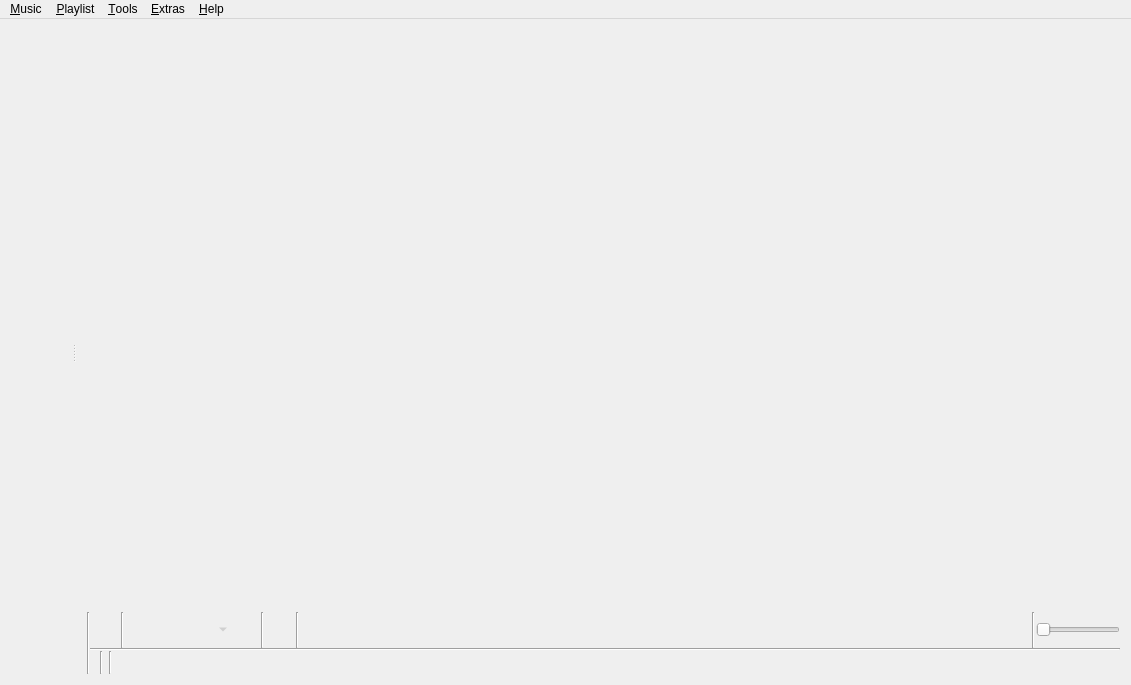
<?xml version="1.0" encoding="UTF-8"?>
<ui version="4.0">
 <class>MainWindow</class>
 <widget class="QMainWindow" name="MainWindow">
  <property name="geometry">
   <rect>
    <x>0</x>
    <y>0</y>
    <width>1131</width>
    <height>685</height>
   </rect>
  </property>
  <property name="windowTitle">
   <string>Clementine</string>
  </property>
  <property name="windowIcon">
   <iconset resource="../../data/data.qrc">
    <normaloff>:/icon.png</normaloff>:/icon.png</iconset>
  </property>
  <widget class="QWidget" name="centralWidget">
   <layout class="QVBoxLayout" name="verticalLayout_8">
    <property name="spacing">
     <number>0</number>
    </property>
    <property name="margin">
     <number>0</number>
    </property>
    <item>
     <widget class="QSplitter" name="splitter">
      <property name="orientation">
       <enum>Qt::Horizontal</enum>
      </property>
      <widget class="QWidget" name="sidebar_layout">
       <layout class="QVBoxLayout" name="verticalLayout_4">
        <property name="spacing">
         <number>0</number>
        </property>
        <item>
         <widget class="FancyTabWidget" name="tabs" native="true"/>
        </item>
        <item>
         <widget class="NowPlayingWidget" name="now_playing" native="true"/>
        </item>
       </layout>
      </widget>
      <widget class="QWidget" name="playlist_layout">
       <layout class="QVBoxLayout" name="verticalLayout_7">
        <property name="spacing">
         <number>0</number>
        </property>
        <item>
         <widget class="PlaylistContainer" name="playlist" native="true">
          <property name="sizePolicy">
           <sizepolicy hsizetype="Preferred" vsizetype="Expanding">
            <horstretch>0</horstretch>
            <verstretch>0</verstretch>
           </sizepolicy>
          </property>
          <addaction name="action_edit_track"/>
          <addaction name="action_edit_value"/>
         </widget>
        </item>
        <item>
         <layout class="QHBoxLayout" name="horizontalLayout_4">
          <property name="spacing">
           <number>0</number>
          </property>
          <item>
           <widget class="Line" name="line_6">
            <property name="orientation">
             <enum>Qt::Vertical</enum>
            </property>
           </widget>
          </item>
          <item>
           <widget class="QWidget" name="player_controls_container" native="true">
            <layout class="QVBoxLayout" name="player_controls_layout">
             <property name="spacing">
              <number>0</number>
             </property>
             <property name="margin">
              <number>0</number>
             </property>
             <item>
              <widget class="QFrame" name="player_controls">
               <property name="frameShape">
                <enum>QFrame::NoFrame</enum>
               </property>
               <layout class="QHBoxLayout" name="horizontalLayout_2">
                <property name="spacing">
                 <number>1</number>
                </property>
                <property name="margin">
                 <number>0</number>
                </property>
                <item>
                 <widget class="QToolButton" name="clear_playlist_button">
                  <property name="iconSize">
                   <size>
                    <width>22</width>
                    <height>22</height>
                   </size>
                  </property>
                  <property name="autoRaise">
                   <bool>true</bool>
                  </property>
                 </widget>
                </item>
                <item>
                 <widget class="Line" name="line_3">
                  <property name="orientation">
                   <enum>Qt::Vertical</enum>
                  </property>
                 </widget>
                </item>
                <item>
                 <widget class="QToolButton" name="back_button">
                  <property name="iconSize">
                   <size>
                    <width>22</width>
                    <height>22</height>
                   </size>
                  </property>
                  <property name="autoRaise">
                   <bool>true</bool>
                  </property>
                 </widget>
                </item>
                <item>
                 <widget class="QToolButton" name="pause_play_button">
                  <property name="iconSize">
                   <size>
                    <width>22</width>
                    <height>22</height>
                   </size>
                  </property>
                  <property name="autoRaise">
                   <bool>true</bool>
                  </property>
                 </widget>
                </item>
                <item>
                 <widget class="QToolButton" name="stop_button">
                  <property name="enabled">
                   <bool>false</bool>
                  </property>
                  <property name="iconSize">
                   <size>
                    <width>22</width>
                    <height>22</height>
                   </size>
                  </property>
                  <property name="popupMode">
                   <enum>QToolButton::MenuButtonPopup</enum>
                  </property>
                  <property name="autoRaise">
                   <bool>true</bool>
                  </property>
                 </widget>
                </item>
                <item>
                 <widget class="QToolButton" name="forward_button">
                  <property name="iconSize">
                   <size>
                    <width>22</width>
                    <height>22</height>
                   </size>
                  </property>
                  <property name="autoRaise">
                   <bool>true</bool>
                  </property>
                 </widget>
                </item>
                <item>
                 <widget class="QWidget" name="last_fm_controls" native="true">
                  <layout class="QHBoxLayout" name="horizontalLayout_3">
                   <property name="spacing">
                    <number>1</number>
                   </property>
                   <property name="margin">
                    <number>0</number>
                   </property>
                   <item>
                    <widget class="Line" name="lastfm_line">
                     <property name="orientation">
                      <enum>Qt::Vertical</enum>
                     </property>
                    </widget>
                   </item>
                   <item>
                    <widget class="QToolButton" name="love_button">
                     <property name="iconSize">
                      <size>
                       <width>22</width>
                       <height>22</height>
                      </size>
                     </property>
                     <property name="autoRaise">
                      <bool>true</bool>
                     </property>
                    </widget>
                   </item>
                  </layout>
                 </widget>
                </item>
                <item>
                 <widget class="Line" name="line">
                  <property name="orientation">
                   <enum>Qt::Vertical</enum>
                  </property>
                 </widget>
                </item>
                <item>
                 <widget class="AnalyzerContainer" name="analyzer" native="true">
                  <property name="sizePolicy">
                   <sizepolicy hsizetype="Expanding" vsizetype="Preferred">
                    <horstretch>100</horstretch>
                    <verstretch>0</verstretch>
                   </sizepolicy>
                  </property>
                  <property name="minimumSize">
                   <size>
                    <width>0</width>
                    <height>36</height>
                   </size>
                  </property>
                 </widget>
                </item>
                <item>
                 <spacer name="horizontalSpacer">
                  <property name="orientation">
                   <enum>Qt::Horizontal</enum>
                  </property>
                  <property name="sizeType">
                   <enum>QSizePolicy::Expanding</enum>
                  </property>
                  <property name="sizeHint" stdset="0">
                   <size>
                    <width>0</width>
                    <height>0</height>
                   </size>
                  </property>
                 </spacer>
                </item>
                <item>
                 <widget class="Line" name="line_4">
                  <property name="orientation">
                   <enum>Qt::Vertical</enum>
                  </property>
                 </widget>
                </item>
                <item>
                 <widget class="Amarok::VolumeSlider" name="volume">
                  <property name="sizePolicy">
                   <sizepolicy hsizetype="Minimum" vsizetype="Fixed">
                    <horstretch>0</horstretch>
                    <verstretch>0</verstretch>
                   </sizepolicy>
                  </property>
                  <property name="maximum">
                   <number>100</number>
                  </property>
                  <property name="orientation">
                   <enum>Qt::Horizontal</enum>
                  </property>
                 </widget>
                </item>
               </layout>
              </widget>
             </item>
             <item>
              <widget class="QWidget" name="status_bar" native="true">
               <property name="sizePolicy">
                <sizepolicy hsizetype="Preferred" vsizetype="Fixed">
                 <horstretch>0</horstretch>
                 <verstretch>0</verstretch>
                </sizepolicy>
               </property>
               <layout class="QVBoxLayout" name="status_bar_layout">
                <property name="spacing">
                 <number>0</number>
                </property>
                <property name="margin">
                 <number>0</number>
                </property>
                <item>
                 <widget class="Line" name="status_bar_line">
                  <property name="orientation">
                   <enum>Qt::Horizontal</enum>
                  </property>
                 </widget>
                </item>
                <item>
                 <widget class="QWidget" name="status_bar_internal" native="true">
                  <property name="sizePolicy">
                   <sizepolicy hsizetype="Preferred" vsizetype="Fixed">
                    <horstretch>0</horstretch>
                    <verstretch>0</verstretch>
                   </sizepolicy>
                  </property>
                  <layout class="QHBoxLayout" name="horizontalLayout">
                   <property name="spacing">
                    <number>3</number>
                   </property>
                   <property name="margin">
                    <number>0</number>
                   </property>
                   <item>
                    <widget class="QStackedWidget" name="status_bar_stack">
                     <widget class="MultiLoadingIndicator" name="multi_loading_indicator"/>
                     <widget class="QWidget" name="playlist_summary_page">
                      <layout class="QVBoxLayout" name="playlist_summary_layout">
                       <property name="spacing">
                        <number>0</number>
                       </property>
                       <property name="margin">
                        <number>0</number>
                       </property>
                       <item>
                        <widget class="QLabel" name="playlist_summary">
                         <property name="alignment">
                          <set>Qt::AlignRight|Qt::AlignTrailing|Qt::AlignVCenter</set>
                         </property>
                        </widget>
                       </item>
                      </layout>
                     </widget>
                    </widget>
                   </item>
                   <item>
                    <widget class="Line" name="line_5">
                     <property name="orientation">
                      <enum>Qt::Vertical</enum>
                     </property>
                    </widget>
                   </item>
                   <item>
                    <widget class="PlaylistSequence" name="playlist_sequence" native="true"/>
                   </item>
                   <item>
                    <widget class="Line" name="line_2">
                     <property name="orientation">
                      <enum>Qt::Vertical</enum>
                     </property>
                    </widget>
                   </item>
                   <item>
                    <widget class="QToolButton" name="scrobbling_button">
                     <property name="enabled">
                      <bool>true</bool>
                     </property>
                     <property name="sizePolicy">
                      <sizepolicy hsizetype="Fixed" vsizetype="Fixed">
                       <horstretch>0</horstretch>
                       <verstretch>0</verstretch>
                      </sizepolicy>
                     </property>
                     <property name="text">
                      <string/>
                     </property>
                     <property name="iconSize">
                      <size>
                       <width>16</width>
                       <height>16</height>
                      </size>
                     </property>
                     <property name="autoRaise">
                      <bool>true</bool>
                     </property>
                    </widget>
                   </item>
                   <item>
                    <widget class="TrackSlider" name="track_slider" native="true">
                     <property name="sizePolicy">
                      <sizepolicy hsizetype="Preferred" vsizetype="Preferred">
                       <horstretch>10</horstretch>
                       <verstretch>0</verstretch>
                      </sizepolicy>
                     </property>
                    </widget>
                   </item>
                  </layout>
                 </widget>
                </item>
               </layout>
              </widget>
             </item>
            </layout>
           </widget>
          </item>
         </layout>
        </item>
       </layout>
      </widget>
     </widget>
    </item>
   </layout>
  </widget>
  <widget class="QMenuBar" name="menuBar">
   <property name="geometry">
    <rect>
     <x>0</x>
     <y>0</y>
     <width>1131</width>
     <height>25</height>
    </rect>
   </property>
   <widget class="QMenu" name="menu_music">
    <property name="title">
     <string>&amp;Music</string>
    </property>
    <addaction name="action_open_media"/>
    <addaction name="action_open_cd"/>
    <addaction name="action_rip_audio_cd"/>
    <addaction name="action_add_podcast"/>
    <addaction name="separator"/>
    <addaction name="action_previous_track"/>
    <addaction name="action_play_pause"/>
    <addaction name="action_stop"/>
    <addaction name="action_next_track"/>
    <addaction name="separator"/>
    <addaction name="action_mute"/>
    <addaction name="separator"/>
    <addaction name="action_love"/>
    <addaction name="separator"/>
    <addaction name="action_quit"/>
   </widget>
   <widget class="QMenu" name="menu_playlist">
    <property name="title">
     <string>&amp;Playlist</string>
    </property>
    <addaction name="action_add_file"/>
    <addaction name="action_add_folder"/>
    <addaction name="action_add_stream"/>
    <addaction name="separator"/>
    <addaction name="action_shuffle_mode"/>
    <addaction name="action_repeat_mode"/>
    <addaction name="separator"/>
    <addaction name="action_new_playlist"/>
    <addaction name="action_save_playlist"/>
    <addaction name="action_load_playlist"/>
    <addaction name="separator"/>
    <addaction name="action_jump"/>
    <addaction name="action_clear_playlist"/>
    <addaction name="action_shuffle"/>
    <addaction name="action_remove_duplicates"/>
    <addaction name="action_remove_unavailable"/>
   </widget>
   <widget class="QMenu" name="menu_help">
    <property name="title">
     <string>&amp;Help</string>
    </property>
    <addaction name="action_about"/>
    <addaction name="action_about_qt"/>
    <addaction name="separator"/>
   </widget>
   <widget class="QMenu" name="menu_extras">
    <property name="title">
     <string>&amp;Extras</string>
    </property>
    <addaction name="action_rain"/>
    <addaction name="action_hypnotoad"/>
    <addaction name="action_enterprise"/>
    <addaction name="action_kittens"/>
    <addaction name="separator"/>
   </widget>
   <widget class="QMenu" name="menu_tools">
    <property name="title">
     <string>&amp;Tools</string>
    </property>
    <addaction name="action_cover_manager"/>
    <addaction name="action_queue_manager"/>
    <addaction name="action_equalizer"/>
    <addaction name="action_visualisations"/>
    <addaction name="action_transcode"/>
    <addaction name="separator"/>
    <addaction name="action_update_library"/>
    <addaction name="action_full_library_scan"/>
    <addaction name="separator"/>
    <addaction name="action_configure"/>
   </widget>
   <addaction name="menu_music"/>
   <addaction name="menu_playlist"/>
   <addaction name="menu_tools"/>
   <addaction name="menu_extras"/>
   <addaction name="menu_help"/>
  </widget>
  <action name="action_previous_track">
   <property name="text">
    <string>Previous track</string>
   </property>
   <property name="shortcut">
    <string>F5</string>
   </property>
  </action>
  <action name="action_play_pause">
   <property name="text">
    <string>Play</string>
   </property>
   <property name="shortcut">
    <string>F6</string>
   </property>
  </action>
  <action name="action_stop">
   <property name="enabled">
    <bool>false</bool>
   </property>
   <property name="text">
    <string>Stop</string>
   </property>
   <property name="shortcut">
    <string>F7</string>
   </property>
  </action>
  <action name="action_next_track">
   <property name="text">
    <string>Next track</string>
   </property>
   <property name="shortcut">
    <string>F8</string>
   </property>
  </action>
  <action name="action_quit">
   <property name="text">
    <string>&amp;Quit</string>
   </property>
   <property name="shortcut">
    <string>Ctrl+Q</string>
   </property>
   <property name="menuRole">
    <enum>QAction::QuitRole</enum>
   </property>
  </action>
  <action name="action_stop_after_this_track">
   <property name="text">
    <string>Stop after this track</string>
   </property>
   <property name="shortcut">
    <string>Ctrl+M</string>
   </property>
  </action>
  <action name="action_love">
   <property name="enabled">
    <bool>false</bool>
   </property>
   <property name="icon">
    <iconset resource="../../data/data.qrc">
     <normaloff>:/last.fm/love.png</normaloff>:/last.fm/love.png</iconset>
   </property>
   <property name="text">
    <string>Love</string>
   </property>
   <property name="shortcut">
    <string>Ctrl+L</string>
   </property>
  </action>
  <action name="action_clear_playlist">
   <property name="text">
    <string>Clear playlist</string>
   </property>
   <property name="toolTip">
    <string>Clear playlist</string>
   </property>
   <property name="shortcut">
    <string>Ctrl+K</string>
   </property>
  </action>
  <action name="action_edit_track">
   <property name="text">
    <string>Edit track information...</string>
   </property>
   <property name="shortcut">
    <string>Ctrl+E</string>
   </property>
  </action>
  <action name="action_renumber_tracks">
   <property name="text">
    <string>Renumber tracks in this order...</string>
   </property>
  </action>
  <action name="action_selection_set_value">
   <property name="text">
    <string>Set value for all selected tracks...</string>
   </property>
  </action>
  <action name="action_edit_value">
   <property name="text">
    <string>Edit tag...</string>
   </property>
   <property name="shortcut">
    <string>F2</string>
   </property>
  </action>
  <action name="action_configure">
   <property name="text">
    <string>Preferences...</string>
   </property>
   <property name="shortcut">
    <string>Ctrl+P</string>
   </property>
   <property name="menuRole">
    <enum>QAction::PreferencesRole</enum>
   </property>
  </action>
  <action name="action_about">
   <property name="text">
    <string>About Clementine...</string>
   </property>
   <property name="shortcut">
    <string>F1</string>
   </property>
   <property name="menuRole">
    <enum>QAction::AboutRole</enum>
   </property>
  </action>
  <action name="action_shuffle">
   <property name="text">
    <string>Shuffle playlist</string>
   </property>
   <property name="shortcut">
    <string>Ctrl+H</string>
   </property>
  </action>
  <action name="action_add_file">
   <property name="text">
    <string>Add file...</string>
   </property>
   <property name="shortcut">
    <string>Ctrl+Shift+A</string>
   </property>
  </action>
  <action name="action_add_stream">
   <property name="text">
    <string>Add stream...</string>
   </property>
   <property name="shortcut">
    <string>Ctrl+O</string>
   </property>
  </action>
  <action name="action_open_media">
   <property name="text">
    <string>Open file...</string>
   </property>
  </action>
  <action name="action_open_cd">
   <property name="text">
    <string>Open &amp;audio CD...</string>
   </property>
  </action>
  <action name="action_cover_manager">
   <property name="text">
    <string>Cover Manager</string>
   </property>
  </action>
  <action name="action_rain">
   <property name="checkable">
    <bool>true</bool>
   </property>
   <property name="text">
    <string comment="Label for button to enable/disable rain background sound.">Rain</string>
   </property>
  </action>
  <action name="action_hypnotoad">
   <property name="checkable">
    <bool>true</bool>
   </property>
   <property name="text">
    <string comment="Label for button to enable/disable Hypnotoad background sound.">All Glory to the Hypnotoad!</string>
   </property>
  </action>
  <action name="action_enterprise">
   <property name="checkable">
    <bool>true</bool>
   </property>
   <property name="text">
    <string comment="Label for button to enable/disable Enterprise background sound.">Make it so!</string>
   </property>
  </action>
  <action name="action_kittens">
   <property name="checkable">
    <bool>true</bool>
   </property>
   <property name="text">
    <string comment="Label for buton to enable/disable kittens in the now playing widget">Kittens</string>
   </property>
  </action>
  <action name="action_console">
   <property name="text">
    <string>Console</string>
   </property>
  </action>
  <action name="action_shuffle_mode">
   <property name="text">
    <string>&amp;Shuffle mode</string>
   </property>
  </action>
  <action name="action_repeat_mode">
   <property name="text">
    <string>&amp;Repeat mode</string>
   </property>
  </action>
  <action name="action_remove_from_playlist">
   <property name="text">
    <string>Remove from playlist</string>
   </property>
  </action>
  <action name="action_equalizer">
   <property name="text">
    <string>Equalizer</string>
   </property>
  </action>
  <action name="action_transcode">
   <property name="text">
    <string>Transcode Music</string>
   </property>
  </action>
  <action name="action_add_folder">
   <property name="text">
    <string>Add folder...</string>
   </property>
  </action>
  <action name="action_jump">
   <property name="text">
    <string>Jump to the currently playing track</string>
   </property>
   <property name="shortcut">
    <string>Ctrl+J</string>
   </property>
  </action>
  <action name="action_new_playlist">
   <property name="text">
    <string>New playlist</string>
   </property>
   <property name="shortcut">
    <string>Ctrl+N</string>
   </property>
  </action>
  <action name="action_save_playlist">
   <property name="text">
    <string>Save playlist...</string>
   </property>
   <property name="shortcut">
    <string>Ctrl+S</string>
   </property>
  </action>
  <action name="action_load_playlist">
   <property name="text">
    <string>Load playlist...</string>
   </property>
   <property name="shortcut">
    <string>Ctrl+Shift+O</string>
   </property>
  </action>
  <action name="action_next_playlist">
   <property name="text">
    <string>Go to next playlist tab</string>
   </property>
  </action>
  <action name="action_previous_playlist">
   <property name="text">
    <string>Go to previous playlist tab</string>
   </property>
  </action>
  <action name="action_update_library">
   <property name="text">
    <string>Update changed library folders</string>
   </property>
  </action>
  <action name="action_visualisations">
   <property name="text">
    <string>Visualizations</string>
   </property>
  </action>
  <action name="action_queue_manager">
   <property name="text">
    <string>Queue Manager</string>
   </property>
  </action>
  <action name="action_about_qt">
   <property name="text">
    <string>About Qt...</string>
   </property>
   <property name="menuRole">
    <enum>QAction::AboutQtRole</enum>
   </property>
  </action>
  <action name="action_mute">
   <property name="checkable">
    <bool>true</bool>
   </property>
   <property name="text">
    <string>Mute</string>
   </property>
  </action>
  <action name="action_full_library_scan">
   <property name="text">
    <string>Do a full library rescan</string>
   </property>
  </action>
  <action name="action_auto_complete_tags">
   <property name="icon">
    <iconset resource="../../data/data.qrc">
     <normaloff>:/providers/musicbrainz.png</normaloff>:/providers/musicbrainz.png</iconset>
   </property>
   <property name="text">
    <string>Complete tags automatically...</string>
   </property>
   <property name="shortcut">
    <string>Ctrl+T</string>
   </property>
  </action>
  <action name="action_toggle_scrobbling">
   <property name="text">
    <string>Toggle scrobbling</string>
   </property>
  </action>
  <action name="action_add_podcast">
   <property name="icon">
    <iconset resource="../../data/data.qrc">
     <normaloff>:/providers/podcast16.png</normaloff>:/providers/podcast16.png</iconset>
   </property>
   <property name="text">
    <string>Add podcast...</string>
   </property>
  </action>
  <action name="action_remove_duplicates">
   <property name="text">
    <string>Remove duplicates from playlist</string>
   </property>
  </action>
  <action name="action_add_files_to_transcoder">
   <property name="checkable">
    <bool>false</bool>
   </property>
   <property name="text">
    <string>Add file(s) to transcoder</string>
   </property>
   <property name="toolTip">
    <string>Add file to transcoder</string>
   </property>
   <property name="shortcut">
    <string>Ctrl+Shift+T</string>
   </property>
  </action>
  <action name="action_rip_audio_cd">
   <property name="text">
    <string>Rip audio CD...</string>
   </property>
  </action>
  <action name="action_remove_unavailable">
   <property name="text">
    <string>Remove unavailable tracks from playlist</string>
   </property>
  </action>
 </widget>
 <layoutdefault spacing="6" margin="11"/>
 <customwidgets>
  <customwidget>
   <class>Amarok::VolumeSlider</class>
   <extends>QSlider</extends>
   <header>widgets/sliderwidget.h</header>
  </customwidget>
  <customwidget>
   <class>AnalyzerContainer</class>
   <extends>QWidget</extends>
   <header>analyzers/analyzercontainer.h</header>
   <container>1</container>
  </customwidget>
  <customwidget>
   <class>PlaylistContainer</class>
   <extends>QWidget</extends>
   <header>playlist/playlistcontainer.h</header>
   <container>1</container>
  </customwidget>
  <customwidget>
   <class>TrackSlider</class>
   <extends>QWidget</extends>
   <header>widgets/trackslider.h</header>
   <container>1</container>
  </customwidget>
  <customwidget>
   <class>PlaylistSequence</class>
   <extends>QWidget</extends>
   <header>playlist/playlistsequence.h</header>
   <container>1</container>
  </customwidget>
  <customwidget>
   <class>MultiLoadingIndicator</class>
   <extends>QWidget</extends>
   <header>widgets/multiloadingindicator.h</header>
   <container>1</container>
  </customwidget>
  <customwidget>
   <class>NowPlayingWidget</class>
   <extends>QWidget</extends>
   <header>widgets/nowplayingwidget.h</header>
   <container>1</container>
  </customwidget>
  <customwidget>
   <class>FancyTabWidget</class>
   <extends>QWidget</extends>
   <header>widgets/fancytabwidget.h</header>
  </customwidget>
 </customwidgets>
 <resources>
  <include location="../../data/data.qrc"/>
 </resources>
 <connections/>
</ui>
